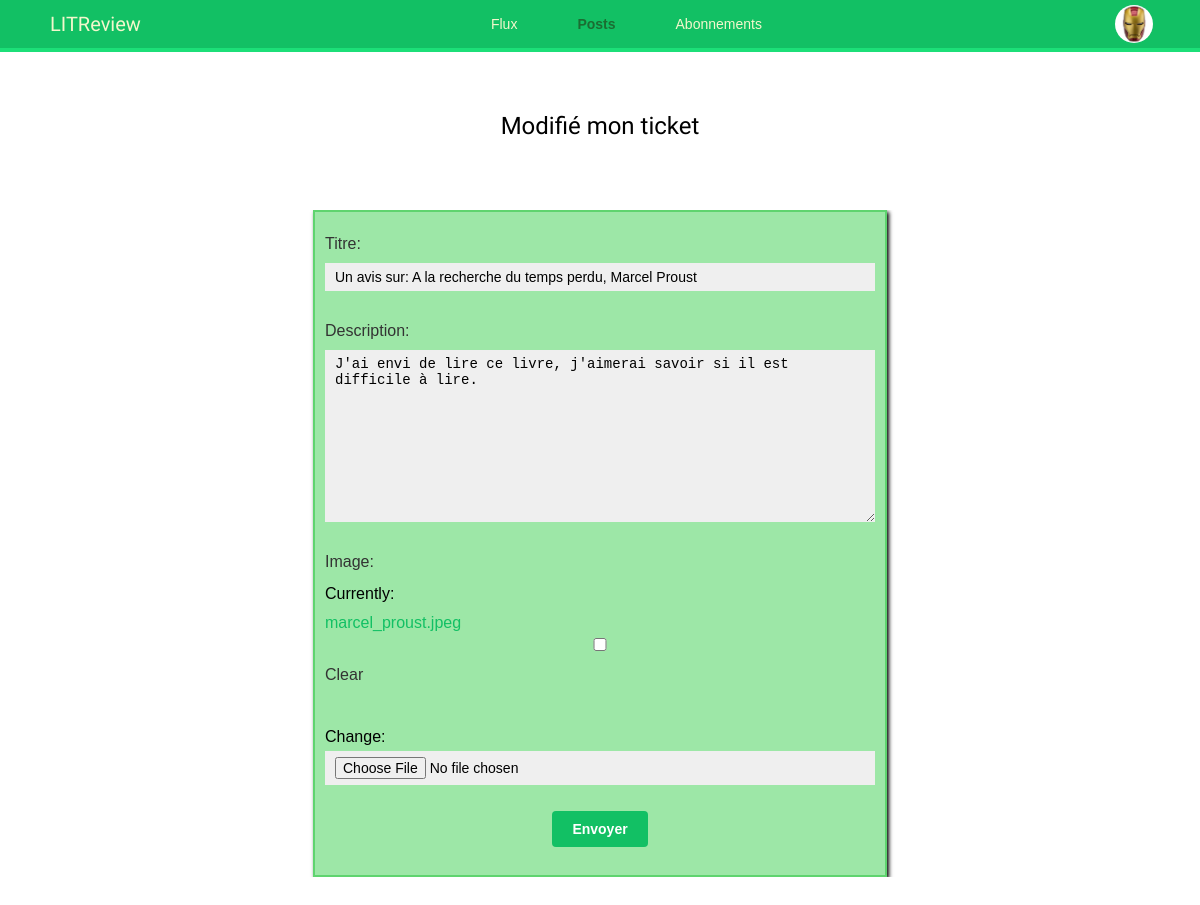
/profile/edit_ticket/2/ (signed in), run on the app's committed database.
### account/models.py (models this page shows, shortened)
class Profile(models.Model):
    user = models.OneToOneField(settings.AUTH_USER_MODEL, on_delete=models.CASCADE)
    date_of_birth = models.DateField(blank=True, null=True)
    photo = models.ImageField(upload_to='users/%Y/%m/%d/', blank=True)

### ticket/models.py (models this page shows, shortened)
class Ticket(models.Model):
    title = models.CharField(max_length=128)
    description = models.TextField(max_length=2048, blank=True)
    user = models.ForeignKey(to=settings.AUTH_USER_MODEL, on_delete=models.CASCADE)
    image = models.ImageField(null=True, blank=True)
    time_created = models.DateTimeField(auto_now_add=True)

### ticket/views.py (the view)
# urls.py: path('edit_ticket/<int:id>/', views.edit_ticket, name='edit_ticket'),
@login_required
def edit_ticket(request, id):
    sent = False
    ticket = get_object_or_404(Ticket, id=id)
    if request.method == 'POST':
        ticket_form = TicketForm(request.POST, instance=ticket, files=request.FILES)
        if ticket_form.is_valid():
            ticket_form.save()
            sent = True
    else:
        ticket_form = TicketForm(instance=ticket)
    return render(request, 'ticket/edit_ticket.html', {'section': 'posts',
                                                       'ticket_form': ticket_form,
                                                       'sent': sent})

### ticket/forms.py
class TicketForm(forms.ModelForm):
    class Meta:
        model = Ticket
        fields = ('title', 'description', 'image')
        labels = {
            'title': 'Titre',
        }

### ticket/templates/ticket/edit_ticket.html (shortened to what this page needs)
{% extends "base.html" %}
{% block content %}
    <h2>Modifié mon ticket</h2>
{% if sent %}
    <p>
        Votre ticket a été correctement modifié. Vous pouvez le retrouver sur
        votre fil d'actualité ou dans les posts.
    </p>
{% else %}
            <form class="create__ticket__review__form" method="post" enctype="multipart/form-data">
                <div class="flux__create_review__form">
                    {{ ticket_form.as_p }}
                    <p><input type="submit" value="Envoyer" ></p>
                </div>
            </form>
{% endif %}
{% endblock %}

### account/templates/base.html (shortened to what this page needs)
{% load static %}
<!DOCTYPE html>
<html>
    <head>
        <link href="{% static "css/base.css" %}" rel="stylesheet">
        <link href="{% static "css/subscription.css" %}" rel="stylesheet">
        <link href="{% static "css/flux.css" %}" rel="stylesheet">
    </head>
    <body>
        <div id="header">
            <div class="logo">LITReview</div>
            {% if request.user.is_authenticated %}
                <ul class="menu">
                    <li {% if section == "flux" %}class="selected"{% endif %}>
                        <a href="{% url "ticket:flux" %}" class="menu__nav">Flux</a>
                    </li>
                    <li {% if section == "posts" %}class="selected"{% endif %}>
                        <a href="{% url "ticket:posts" %}" class="menu__nav">Posts</a>
                    </li>
                    <li {% if section == "subscription" %}class="selected"{% endif %}>
                        <a href="{% url "ticket:subscriptions" %}" class="menu__nav">Abonnements</a>
                    </li>
                </ul>
            {% endif %}
            <div class="user">
                {% if request.user.is_authenticated %}
                    {% if request.user.profile.photo == '' %}
                        <div class="user__logo logo__red" onClick="showProfile(event)">
                            {{ request.user.username|make_list|slice:'1'|join:''|capfirst }}
                        </div>
                    {% else %}
                        <div class="user__logo__header " onClick="showProfile(event)">
                            <img class="user__logo__img" src="{{ request.user.profile.photo.url }}" alt="profile" />
                        </div>
                    {% endif %}
                {% else %}
                    <a href="{% url "login" %}" class="user__log">Se connecter</a>
                {% endif %}
                </div>
        </div>
        <div id="content">
            {% block content %}
            {% endblock %}
        </div>
    </body>
</html>

### account/static/css/base.css (style rules this page uses)
body { margin:0; padding:0; font-family:helvetica, sans-serif; }
p { line-height: 1.8; }
ul { list-style-type: none; }
a { color:#12c064; text-decoration:none; }
h1, h2, h3, h4, h5 , h6 { font-family: 'Muli', sans-serif; font-weight:normal; }
h2 { margin:30px 0 20px; }
#header { display: flex; justify-content: space-between; height: 3rem; padding:0px 50px; font-size:14px; background:#12c064; color:#fff; border-bottom:4px solid #1cdf78; overflow:hidden; user-select: none; }
#header .logo { font-family: 'Muli', sans-serif; float:left; color:#f3f7cc; font-size:20px; line-height: 3rem; }
#header ul.menu { display: inline-block; list-style:none; float:left; margin:0; padding:0; }
#header ul.menu li { float:left; margin: 0 30px; line-height: 3rem; }
#header ul.menu li.selected a, #header ul.menu li.selected a:hover { color:#1b6d32; font-weight:bold; }
#header a { color:#f3f7cc; }
.user__logo__header { width: 38px; height: 38px; text-align: center; border-radius: 50%; font-size: 1.5rem; line-height: 2.4rem; font-weight: bold; }
.user__logo__img { width: 38px; height: 38px; margin: 5px 3px; border-radius: 50%; }
#content { padding:30px 100px; display: flex; flex-direction: column; align-items: center; scrollbar-width: none; }
form { overflow:auto; display: flex; flex-direction: column; }
form p { width: 350px; margin: 8px 0; display: flex; align-self: center; flex-direction: column; }
label { float:left; clear:both; color:#333; margin-bottom:4px; }
input, textarea { clear:both; float:left; margin:0 0 10px; background:#efefef; border:0; padding:6px 10px; font-size:14px; }
input[type=submit], a.button { max-width: 250px; align-self: center; font-weight:bold; background:#12c064; color:#fff; padding:10px 20px; font-size:14px; border-radius: 4px; }

### account/static/css/flux.css (style rules this page uses)
.flux__create_review, .flux__create_review__form { padding: 10px; margin: 0 20px; display: flex; flex-direction: column; background-color: rgb(157, 231, 167); border: solid 2px rgb(95, 212, 111); box-shadow: 2px 2px 4px black; }
.flux__create_review__form p { width: 550px; }
.create__ticket__review__form { margin-top: 50px; overflow:auto; display: flex; flex-direction: row; }

### data on the page
Ticket: title "Un avis sur: A la recherche du temps perdu, Marcel Proust", description "J'ai envi de lire ce livre, j'aimerai savoir si il est difficile à lire."
